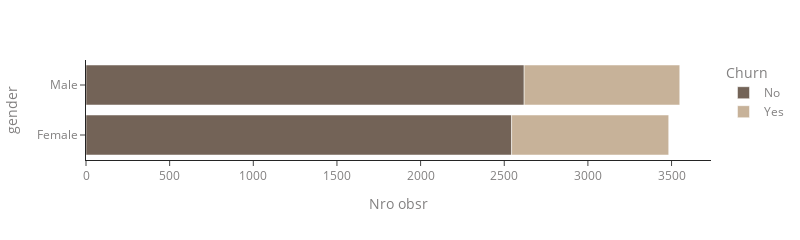

Notebook code for this chart:
### Code cell
df_dist_cat_churn = data.groupby(by=[var_cat,'Churn']).size().reset_index().rename(columns={0:'Nro obsr'})
df_dist_cat_churn['%'] = df_dist_cat_churn['Nro obsr']*100/df_dist_cat_churn[var_cat].map(data.groupby([var_cat]).size().to_dict())

fig = px.bar(df_dist_cat_churn, y=var_cat, x="Nro obsr", color="Churn",
            color_discrete_sequence=['#736357','#C7B299'], orientation='h',hover_data=['Nro obsr','%'],)

fig.update_layout(font_color="#828080",)

#display(df_dist_cat_churn.drop(columns=['%']))
fig.update_layout(
    paper_bgcolor="white",
    template='simple_white',
    width=800, height=200,
)

fig.show()

### Figure 1 — Plotly figure (JSON) as saved in the notebook; plotly's stock layout.template omitted (floating-point values rounded to 4 significant figures)
{"data": [{"alignmentgroup": "True", "customdata": [[73.04], [73.8]], "hovertemplate": "Churn=No<br>Nro obsr=%{x}<br>gender=%{y}<br>%=%{customdata[0]}<extra></extra>", "legendgroup": "No", "marker": {"color": "#736357", "pattern": {"shape": ""}}, "name": "No", "offsetgroup": "No", "orientation": "h", "showlegend": true, "textposition": "auto", "type": "bar", "x": [2544, 2619], "xaxis": "x", "y": ["Female", "Male"], "yaxis": "y"}, {"alignmentgroup": "True", "customdata": [[26.96], [26.2]], "hovertemplate": "Churn=Yes<br>Nro obsr=%{x}<br>gender=%{y}<br>%=%{customdata[0]}<extra></extra>", "legendgroup": "Yes", "marker": {"color": "#C7B299", "pattern": {"shape": ""}}, "name": "Yes", "offsetgroup": "Yes", "orientation": "h", "showlegend": true, "textposition": "auto", "type": "bar", "x": [939, 930], "xaxis": "x", "y": ["Female", "Male"], "yaxis": "y"}], "layout": {"barmode": "relative", "font": {"color": "#828080"}, "height": 200, "legend": {"title": {"text": "Churn"}, "tracegroupgap": 0}, "margin": {"t": 60}, "paper_bgcolor": "white", "width": 800, "xaxis": {"anchor": "y", "domain": [0, 1], "title": {"text": "Nro obsr"}}, "yaxis": {"anchor": "x", "domain": [0, 1], "title": {"text": "gender"}}}}
